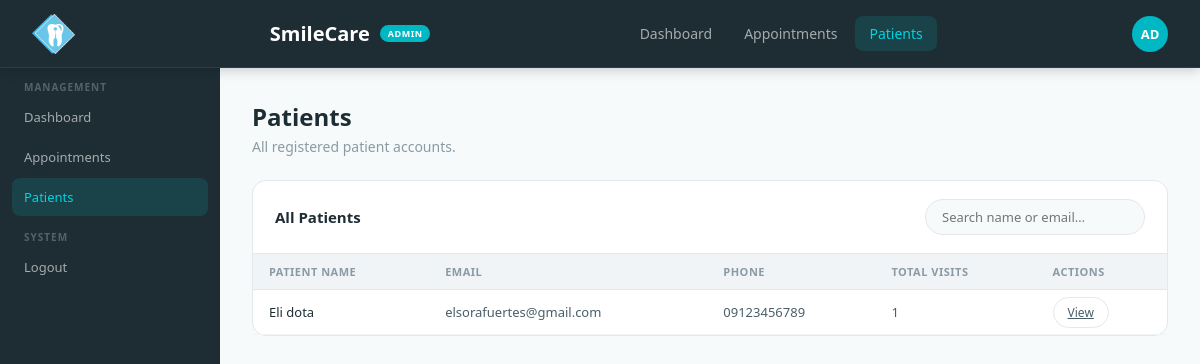
Page /patients/index.php (signed in) on the committed database.
### tables this page shows
CREATE TABLE `users` (
  `user_id` int NOT NULL,
  `first_name` varchar(50) NOT NULL,
  `last_name` varchar(50) NOT NULL,
  `email` varchar(100) NOT NULL,
  `phone` varchar(20) NOT NULL,
  `date_of_birth` date DEFAULT NULL,
  `password_hash` varchar(255) NOT NULL,
  `role` enum('patient','admin') NOT NULL DEFAULT 'patient',
  `terms_accepted_at` datetime DEFAULT NULL,
  `created_at` datetime NOT NULL DEFAULT CURRENT_TIMESTAMP
);

### patients/index.php (the view, shortened to what this page needs)
<?php
require_once __DIR__ . '/../config/db.php';
$search = trim($_GET['q'] ?? '');
if ($search !== '') {
    $like = '%' . $conn->real_escape_string($search) . '%';
    $patients = $conn->query(
        "SELECT user_id, first_name, last_name, email, phone,
                (SELECT COUNT(*) FROM appointments WHERE patient_id = users.user_id) AS visit_count
         FROM users
         WHERE role = 'patient' AND (first_name LIKE '$like' OR last_name LIKE '$like' OR email LIKE '$like')
         ORDER BY last_name, first_name"
    );
} else {
    $patients = $conn->query(
        "SELECT user_id, first_name, last_name, email, phone,
                (SELECT COUNT(*) FROM appointments WHERE patient_id = users.user_id) AS visit_count
         FROM users
         WHERE role = 'patient'
         ORDER BY last_name, first_name"
    );
}
?>
<html>
  <head>
    <link rel="stylesheet" href="../assets/css/adminDashboard.css" />
  </head>
  <body>
    <?php require_once __DIR__ . '/../includes/navbar-admin.php'; ?>
    <div class="dashLayout">
      <aside class="sidebar sidebarAdmin">
        <nav class="sidebarNav">
          <div class="sidebarSectionLabel sidebarSectionLabelLight">Management</div>
          <a class="sidebarLink sidebarLinkLight" href="../adminDashboard.php"> Dashboard</a>
          <a class="sidebarLink sidebarLinkLight" href="../appointments/index.php"> Appointments</a>
          <a class="sidebarLink sidebarLinkLight active" href="index.php"> Patients</a>
          <div class="sidebarSectionLabel sidebarSectionLabelLight">System</div>
          <a class="sidebarLink sidebarLinkLight" href="../logout.php"> Logout</a>
        </nav>
      </aside>
      <main class="dashMain">
        <div class="dashHeader">
          <h2>Patients</h2>
          <p>All registered patient accounts.</p>
        </div>
        <div class="sectionCard">
          <div class="sectionCardHeader">
            <h3>All Patients</h3>
            <form class="searchBar" method="GET">
              <input type="text" name="q" placeholder="Search name or email…" value="<?php echo htmlspecialchars($search); ?>" />
            </form>
          </div>
          <table class="dataTable">
            <thead>
              <tr>
                <th>Patient Name</th>
                <th>Email</th>
                <th>Phone</th>
                <th>Total Visits</th>
                <th>Actions</th>
              </tr>
            </thead>
            <tbody>
              <?php while ($row = $patients->fetch_assoc()): ?>
                <tr>
                  <td><?php echo htmlspecialchars($row['first_name'] . ' ' . $row['last_name']); ?></td>
                  <td><?php echo htmlspecialchars($row['email']); ?></td>
                  <td><?php echo htmlspecialchars($row['phone']); ?></td>
                  <td><?php echo $row['visit_count']; ?></td>
                  <td><a class="btnSm btnSmOutline" href="view.php?id=<?php echo $row['user_id']; ?>">View</a></td>
                </tr>
              <?php endwhile; ?>
            </tbody>
          </table>
        </div>
      </main>
    </div>
  </body>
</html>

### assets/css/adminDashboard.css (style rules this page uses)
:root { --teal: #00b8c4; --tealDark: #008a94; --tealLight: #e0f8fa; --tealMid: #00d4e0; --white: #ffffff; --offWhite: #f7fafb; --gray50: #f0f4f6; --gray100: #e2e8ec; --gray200: #c5d0d6; --gray400: #8a9ba5; --gray600: #4a5e68; --gray800: #1e2d34; --red: #ff5a5a; --green: #2ecc8a; --amber: #ffa940; --shadowSm: 0 1px 4px rgba(0, 0, 0, 0.06); --shadowMd: 0 4px 20px rgba(0, 0, 0, 0.08); --radius: 14px; --radiusSm: 8px; }
* { box-sizing: border-box; margin: 0; padding: 0; }
body { font-family: "Segoe UI", sans-serif; background: var(--offWhite); color: var(--gray800); }
.dashLayout { display: grid; grid-template-columns: 220px 1fr; min-height: calc(100vh - 68px); }
.sidebar { padding: 0; position: sticky; top: 68px; height: calc(100vh - 68px); overflow-y: auto; }
.sidebarAdmin { background: var(--gray800); border-right: none; }
.sidebarNav { padding: 0 12px; }
.sidebarSectionLabel { font-size: 10px; font-weight: 600; text-transform: uppercase; letter-spacing: 1px; padding: 12px 12px 4px; }
.sidebarSectionLabelLight { color: rgba(255, 255, 255, 0.25); }
.sidebarLink { display: flex; align-items: center; gap: 10px; padding: 10px 12px; border-radius: var(--radiusSm); font-size: 13px; font-weight: 500; cursor: pointer; transition: all 0.2s; text-decoration: none; margin-bottom: 2px; }
.sidebarLinkLight { color: rgba(255, 255, 255, 0.6); }
.sidebarLinkLight:hover, .sidebarLinkLight.active { background: rgba(0, 184, 196, 0.15); color: var(--tealMid); }
.dashMain { padding: 32px; background: var(--offWhite); }
.dashHeader { margin-bottom: 24px; }
.dashHeader h2 { font-size: 24px; font-weight: 700; color: var(--gray800); }
.dashHeader p { font-size: 14px; color: var(--gray400); margin-top: 4px; }
.sectionCard { background: var(--white); border-radius: var(--radius); border: 1px solid var(--gray100); margin-bottom: 22px; }
.sectionCardHeader { padding: 18px 22px; border-bottom: 1px solid var(--gray100); display: flex; align-items: center; justify-content: space-between; }
.sectionCardHeader h3 { font-size: 15px; font-weight: 600; color: var(--gray800); }
.dataTable { width: 100%; border-collapse: collapse; }
.dataTable th { font-size: 11px; font-weight: 600; text-transform: uppercase; letter-spacing: 0.5px; color: var(--gray400); padding: 10px 16px; text-align: left; background: var(--gray50); border-bottom: 1px solid var(--gray100); }
.dataTable td { font-size: 13px; color: var(--gray600); padding: 13px 16px; border-bottom: 1px solid var(--gray50); }
.dataTable td:first-child { color: var(--gray800); font-weight: 500; }
.searchBar { display: flex; align-items: center; gap: 8px; background: var(--offWhite); border: 1.5px solid var(--gray100); border-radius: 30px; padding: 8px 16px; width: 220px; }
.searchBar input { background: none; border: none; outline: none; font-size: 13px; color: var(--gray800); font-family: "Segoe UI", sans-serif; width: 100%; }
.btnSm { padding: 6px 14px; border-radius: 20px; font-size: 12px; font-weight: 500; cursor: pointer; transition: all 0.2s; font-family: "Segoe UI", sans-serif; border: none; }
.btnSmOutline { border: 1.5px solid var(--gray100); background: none; color: var(--gray600); }

### rows in the picture
users: first_name+last_name "Eli dota", email "elsorafuertes@gmail.com", phone "09123456789", visit_count "1"
